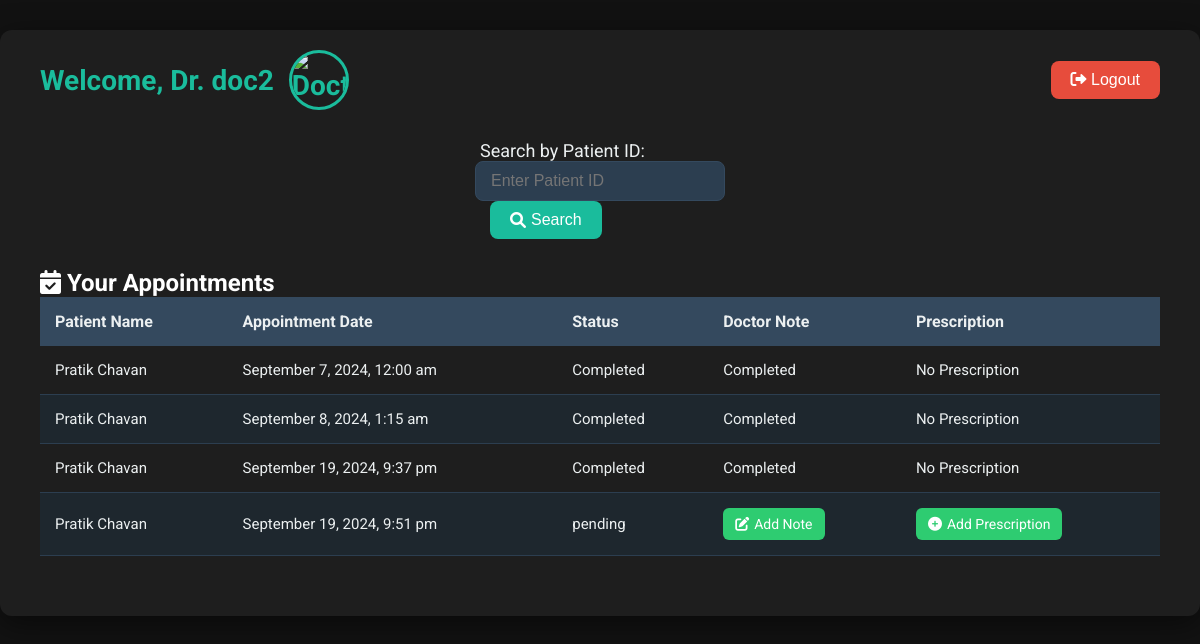
The page /doctor_portal.php (signed in) on the database its author committed.
### tables this page shows
CREATE TABLE `doctors` (
  `id` int NOT NULL,
  `user_id` int NOT NULL,
  `full_name` varchar(100) NOT NULL,
  `department` varchar(100) NOT NULL,
  `specialty` varchar(100) DEFAULT NULL,
  `hospital_id` int DEFAULT NULL,
  `created_at` timestamp NULL DEFAULT CURRENT_TIMESTAMP
);

CREATE TABLE `appointments` (
  `id` int NOT NULL,
  `patient_id` int NOT NULL,
  `doctor_id` int NOT NULL,
  `appointment_date` datetime NOT NULL,
  `status` varchar(50) NOT NULL DEFAULT 'Pending',
  `created_at` timestamp NULL DEFAULT CURRENT_TIMESTAMP,
  `department` varchar(100) DEFAULT NULL,
  `doctor_note` text,
  `doctor_note_submitted` tinyint(1) DEFAULT '0',
  `prescription_submitted` tinyint(1) DEFAULT '0'
);

CREATE TABLE `patients` (
  `id` int NOT NULL,
  `user_id` int NOT NULL,
  `full_name` varchar(100) NOT NULL,
  `date_of_birth` date DEFAULT NULL,
  `created_at` timestamp NULL DEFAULT CURRENT_TIMESTAMP,
  `medical_history` text,
  `prescription` varchar(255) DEFAULT NULL,
  `phone` varchar(20) DEFAULT NULL,
  `city` varchar(20) DEFAULT NULL
);

### doctor_portal.php (the view, shortened to what this page needs)
<?php
include 'config.php';
$doctor_id = $_SESSION['user_id'];
$stmt = $pdo->prepare("SELECT * FROM doctors WHERE user_id = ?");
$stmt->execute([$doctor_id]);
$doctor = $stmt->fetch();
?>
<!DOCTYPE html>
<html lang="en">
<head>
    <link rel="stylesheet" href="https://cdnjs.cloudflare.com/ajax/libs/font-awesome/6.0.0-beta3/css/all.min.css" />
</head>
<body>
    <div class="container">
        <div class="header">
            <h1>Welcome, Dr. <?php echo htmlspecialchars($doctor['full_name']); ?>
                <div class="doctor-image">
                    <img src="https://www.shutterstock.com/image-photo/profile-photo-attractive-family-doc-600nw-1724693776.jpg" alt="Doctor Profile Image">
                </div>
            </h1>
            <form method="POST" action="logout.php">
                <button type="submit" class="logout-button"><i class="fas fa-sign-out-alt"></i> Logout</button>
            </form>
        </div>
        <div class="search-form">
            <form method="POST" action="doctor_portal.php">
                <label for="search_patient_id"><i class="fas fa-user-search"></i> Search by Patient ID:</label>
                <input type="text" name="search_patient_id" id="search_patient_id" placeholder="Enter Patient ID" required>
                <button type="submit"><i class="fas fa-search"></i> Search</button>
            </form>
        </div>
        <h2><i class="fas fa-calendar-check"></i> Your Appointments</h2>
        <table>
            <thead>
                <tr>
                    <th>Patient Name</th>
                    <th>Appointment Date</th>
                    <th>Status</th>
                    <th>Doctor Note</th>
                    <th>Prescription</th>
                </tr>
            </thead>
            <tbody>
                <?php
                $stmt = $pdo->prepare("
                    SELECT a.*, p.full_name AS patient_name, pr.id AS prescription_id
                    FROM appointments a
                    JOIN patients p ON a.patient_id = p.id
                    LEFT JOIN prescriptions pr ON a.id = pr.appointment_id
                    WHERE a.doctor_id = ?");
                $stmt->execute([$doctor['id']]);
                $appointments = $stmt->fetchAll();
                if (!empty($appointments)) {
                    foreach ($appointments as $appointment) {
                        echo "<tr>
                                <td>" . htmlspecialchars($appointment['patient_name']) . "</td>
                                <td>" . htmlspecialchars(date("F j, Y, g:i a", strtotime($appointment['appointment_date']))) . "</td>
                                <td>" . htmlspecialchars($appointment['status']) . "</td>
                                <td>";
                        if ($appointment['status'] != 'Completed') {
                            echo '<a href="add_doctor_note.php?appointment_id=' . htmlspecialchars($appointment['id']) . '" class="button"><i class="fas fa-edit"></i> Add Note</a>';
                        } else {
                            echo 'Completed';
                        }
                        echo "</td>";
                        echo "<td>";
                        if ($appointment['prescription_id']) {
                            echo '<a href="doctor_portal.php?action=view_prescription&prescription_id=' . htmlspecialchars($appointment['prescription_id']) . '" class="button"><i class="fas fa-eye"></i> View Prescription</a>';
                        } else {
                            if ($appointment['status'] != 'Completed') {
                                echo '<a href="doctor_portal.php?action=add_prescription&appointment_id=' . htmlspecialchars($appointment['id']) . '" class="button"><i class="fas fa-plus-circle"></i> Add Prescription</a>';
                            } else {
                                echo 'No Prescription';
                            }
                        }
                        echo "</td></tr>";
                    }
                } else {
                    echo "<tr><td colspan='5'>No appointments found.</td></tr>";
                }
                ?>
            </tbody>
        </table>
    </div>
</body>
</html>

### doctor_portal.php (style rules this page uses)
* { box-sizing: border-box; margin: 0; padding: 0; }
html, body { height: 100%; font-family: 'Roboto', sans-serif; background-color: #121212; color: #ffffff; overflow: hidden; }
.container { max-width: 1200px; margin: 30px auto; padding: 20px 40px; background-color: #1e1e1e; border-radius: 12px; box-shadow: 0 8px 30px rgba(0, 0, 0, 0.5); overflow-y: auto; max-height: 80vh; animation: fadeIn 0.8s ease; position: relative; }
.header { display: flex; justify-content: space-between; align-items: center; margin-bottom: 30px; position: relative; }
.header h1 { font-size: 28px; color: #1abc9c; animation: slideInLeft 0.5s ease; display: flex; align-items: center; }
.doctor-image { width: 60px; height: 60px; border-radius: 50%; overflow: hidden; margin-left: 15px; border: 3px solid #1abc9c; animation: fadeIn 1s ease; }
.doctor-image img { width: 100%; height: 100%; object-fit: cover; }
.logout-button { padding: 10px 20px; background-color: #e74c3c; color: #fff; border: none; border-radius: 8px; font-size: 16px; cursor: pointer; transition: background-color 0.3s, transform 0.1s; animation: slideInRight 0.5s ease; }
.search-form { display: flex; justify-content: center; align-items: center; margin-bottom: 30px; animation: fadeIn 1s ease; }
.search-form label { font-size: 18px; margin-right: 10px; color: #ecf0f1; display: flex; align-items: center; }
.search-form input[type="text"] { padding: 10px 15px; width: 250px; border-radius: 8px; border: 1px solid #34495e; font-size: 16px; outline: none; background-color: #2c3e50; color: #ecf0f1; transition: border-color 0.3s, background-color 0.3s; }
.search-form button { padding: 10px 20px; background-color: #1abc9c; color: #fff; border: none; border-radius: 8px; font-size: 16px; cursor: pointer; margin-left: 15px; transition: background-color 0.3s, transform 0.1s; display: flex; align-items: center; }
.search-form button i { margin-right: 5px; }
table { width: 100%; border-collapse: collapse; margin-bottom: 40px; animation: fadeIn 1.2s ease; }
table thead { background-color: #34495e; }
table thead th { color: #ecf0f1; padding: 15px; font-size: 16px; text-align: left; }
table tbody tr { border-bottom: 1px solid #2c3e50; transition: background-color 0.3s; }
table tbody tr:nth-child(even) { background-color: #1e272e; }
table tbody td { padding: 15px; font-size: 15px; color: #ecf0f1; vertical-align: middle; }
a.button { display: inline-flex; align-items: center; padding: 8px 12px; background-color: #2ecc71; color: #fff; text-decoration: none; border-radius: 6px; font-size: 14px; transition: background-color 0.3s, transform 0.1s; }
a.button i { margin-right: 5px; }

### rows shown on the page
doctors: full_name "doc2"
appointments: patient.full_name "Pratik Chavan", appointment_date "September 7, 2024, 12:00 am", status "Completed", shows "No Prescription"
appointments: patient.full_name "Pratik Chavan", appointment_date "September 8, 2024, 1:15 am", status "Completed", shows "No Prescription"
appointments: patient.full_name "Pratik Chavan", appointment_date "September 19, 2024, 9:37 pm", status "Completed", shows "No Prescription"
appointments: patient.full_name "Pratik Chavan", appointment_date "September 19, 2024, 9:51 pm", status "pending"
